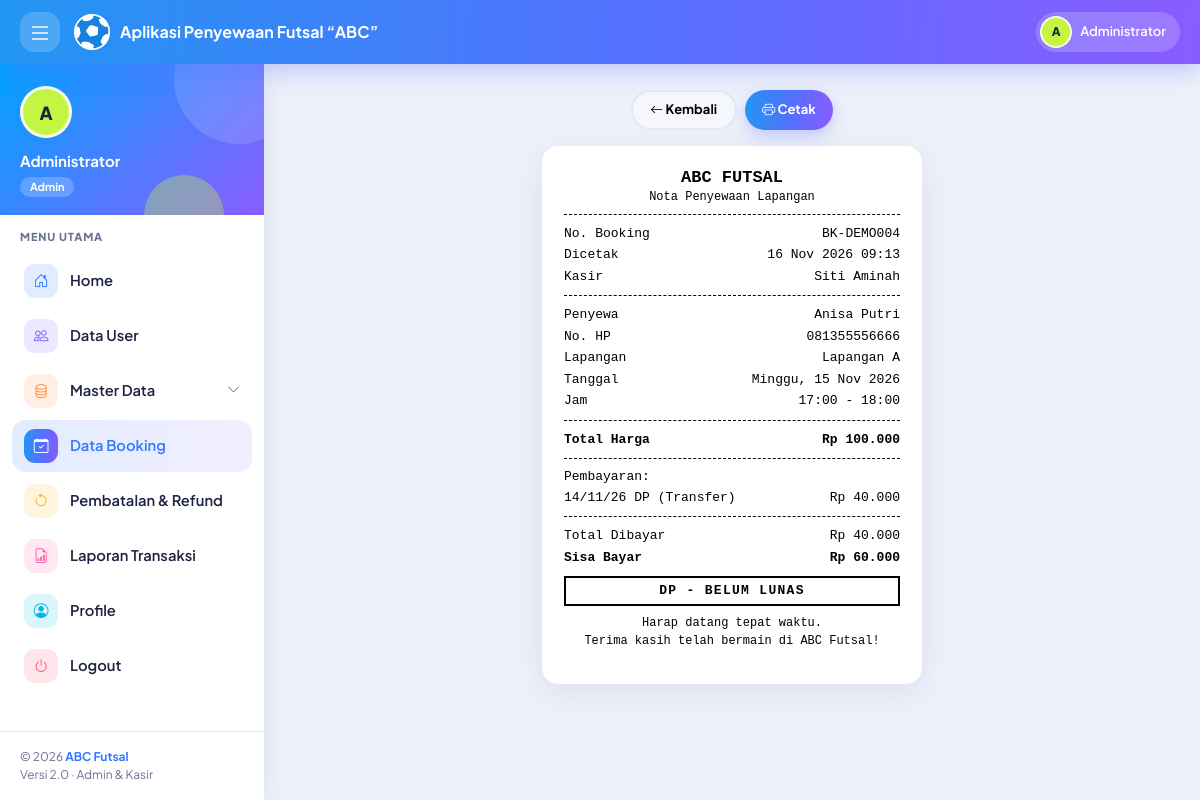
The page /booking/nota.php?id=4 (signed in) on the database its author committed.
### tables this page shows
CREATE TABLE `tb_pengguna` (
  `id_pengguna` int(11) NOT NULL,
  `nama_lengkap` varchar(100) NOT NULL,
  `username` varchar(30) NOT NULL,
  `password` varchar(255) NOT NULL,
  `no_hp` varchar(20) DEFAULT NULL,
  `level` enum('admin','kasir') NOT NULL DEFAULT 'kasir',
  `status` enum('Aktif','Nonaktif') NOT NULL DEFAULT 'Aktif',
  `created_at` timestamp NOT NULL DEFAULT current_timestamp()
);

CREATE TABLE `tb_booking` (
  `id_booking` int(11) NOT NULL,
  `kode_booking` varchar(20) NOT NULL,
  `id_kasir` int(11) NOT NULL,
  `id_lapangan` int(11) NOT NULL,
  `id_waktu` int(11) NOT NULL,
  `tanggal_main` date NOT NULL,
  `nama_penyewa` varchar(100) NOT NULL,
  `no_hp` varchar(20) DEFAULT NULL,
  `sumber` enum('Offline','WhatsApp') NOT NULL DEFAULT 'Offline',
  `total_harga` int(11) NOT NULL DEFAULT 0,
  `jumlah_dibayar` int(11) NOT NULL DEFAULT 0,
  `jumlah_refund` int(11) NOT NULL DEFAULT 0,
  `status_bayar` enum('DP','Lunas') NOT NULL DEFAULT 'DP',
  `status` enum('Booking','Selesai','Cancel') NOT NULL DEFAULT 'Booking',
  `catatan` varchar(255) DEFAULT NULL,
  `created_at` timestamp NOT NULL DEFAULT current_timestamp()
);

CREATE TABLE `tb_lapangan` (
  `id_lapangan` int(11) NOT NULL,
  `nama_lapangan` varchar(50) NOT NULL,
  `jenis_lantai` varchar(30) NOT NULL DEFAULT 'Vinyl',
  `status` enum('Tersedia','Perbaikan') NOT NULL DEFAULT 'Tersedia'
);

CREATE TABLE `tb_waktu` (
  `id_waktu` int(11) NOT NULL,
  `jam_mulai` time NOT NULL,
  `jam_selesai` time NOT NULL,
  `keterangan` varchar(50) DEFAULT NULL
);

CREATE TABLE `tb_pembayaran` (
  `id_pembayaran` int(11) NOT NULL,
  `id_booking` int(11) NOT NULL,
  `id_kasir` int(11) NOT NULL,
  `tipe` enum('DP','Pelunasan','Lunas') NOT NULL,
  `jumlah` int(11) NOT NULL,
  `metode` enum('Tunai','Transfer') NOT NULL DEFAULT 'Tunai',
  `tanggal_bayar` datetime NOT NULL DEFAULT current_timestamp()
);

### auth.php (called while the page is built, shortened)
<?php
require_once __DIR__ . '/koneksi.php';
require_once __DIR__ . '/format.php';
$stmt = $pdo->prepare("SELECT id_pengguna, nama_lengkap, username, level, status
                       FROM tb_pengguna WHERE id_pengguna = ?");
$stmt->execute([$_SESSION['user']['id']]);
$u = $stmt->fetch();
$user = [
    'id'       => (int)$u['id_pengguna'],
    'nama'     => $u['nama_lengkap'],
    'username' => $u['username'],
    'level'    => $u['level'],
];

### format.php (called while the page is built, shortened)
<?php
function e($teks)
{
    return htmlspecialchars((string)$teks, ENT_QUOTES, 'UTF-8');
}
function rupiah($angka)
{
    return 'Rp ' . number_format((float)$angka, 0, ',', '.');
}
function jam($waktu)
{
    return substr((string)$waktu, 0, 5);
}
function tgl_indo($tanggal)
{
    $bulan = [1 => 'Jan', 'Feb', 'Mar', 'Apr', 'Mei', 'Jun', 'Jul', 'Agu', 'Sep', 'Okt', 'Nov', 'Des'];
    $t = strtotime($tanggal);
    return date('d', $t) . ' ' . $bulan[(int)date('n', $t)] . ' ' . date('Y', $t);
}
function hari_indo($tanggal)
{
    $hari = ['Minggu', 'Senin', 'Selasa', 'Rabu', 'Kamis', 'Jumat', 'Sabtu'];
    return $hari[(int)date('w', strtotime($tanggal))];
}
function inisial($nama)
{
    $kata = preg_split('/\s+/', trim((string)$nama));
    $hasil = strtoupper(mb_substr($kata[0], 0, 1));
    return $hasil;
}

### booking/nota.php (the view, shortened to what this page needs)
<?php
require_once '../auth.php';
$menu_aktif    = 'booking';
$id = (int)($_GET['id'] ?? 0);
$stmt = $pdo->prepare(
    "SELECT b.*, l.nama_lapangan, w.jam_mulai, w.jam_selesai, k.nama_lengkap AS nama_kasir
     FROM tb_booking b
     JOIN tb_lapangan l ON l.id_lapangan = b.id_lapangan
     JOIN tb_waktu w    ON w.id_waktu = b.id_waktu
     JOIN tb_pengguna k ON k.id_pengguna = b.id_kasir
     WHERE b.id_booking = ?"
);
$stmt->execute([$id]);
$b = $stmt->fetch();
$stmt = $pdo->prepare("SELECT * FROM tb_pembayaran WHERE id_booking = ? ORDER BY tanggal_bayar, id_pembayaran");
$stmt->execute([$id]);
$pembayaran = $stmt->fetchAll();
$sisa = ($b['status'] === 'Cancel') ? 0 : (int)$b['total_harga'] - (int)$b['jumlah_dibayar'];
include '../inc/header.php';
?>
<div class="no-print d-flex justify-content-center gap-2 mb-3">
    <a class="btn btn-light" href="detail.php?id=<?= $id ?>"><i class="bi bi-arrow-left"></i> Kembali</a>
    <button class="btn btn-primary" type="button" onclick="window.print()"><i class="bi bi-printer"></i> Cetak</button>
</div>
<div class="nota-wrap">
    <h3>ABC FUTSAL</h3>
    <div class="sub">Nota Penyewaan Lapangan</div>
    <hr>
    <table>
        <tr>
            <td>No. Booking</td>
            <td><?= e($b['kode_booking']) ?></td>
        </tr>
        <tr>
            <td>Dicetak</td>
            <td><?= e(tgl_indo(date('Y-m-d'))) ?> <?= date('H:i') ?></td>
        </tr>
        <tr>
            <td>Kasir</td>
            <td><?= e($b['nama_kasir']) ?></td>
        </tr>
    </table>
    <hr>
    <table>
        <tr>
            <td>Penyewa</td>
            <td><?= e($b['nama_penyewa']) ?></td>
        </tr>
        <tr>
            <td>No. HP</td>
            <td><?= e($b['no_hp']) ?></td>
        </tr>
        <tr>
            <td>Lapangan</td>
            <td><?= e($b['nama_lapangan']) ?></td>
        </tr>
        <tr>
            <td>Tanggal</td>
            <td><?= e(hari_indo($b['tanggal_main'])) ?>, <?= e(tgl_indo($b['tanggal_main'])) ?></td>
        </tr>
        <tr>
            <td>Jam</td>
            <td><?= e(jam($b['jam_mulai'])) ?> - <?= e(jam($b['jam_selesai'])) ?></td>
        </tr>
    </table>
    <hr>
    <table class="tebal">
        <tr>
            <td>Total Harga</td>
            <td><?= rupiah($b['total_harga']) ?></td>
        </tr>
    </table>
    <hr>
    <div>Pembayaran:</div>
    <table>
        <?php foreach ($pembayaran as $p): ?>
            <tr>
                <td><?= e(date('d/m/y', strtotime($p['tanggal_bayar']))) ?> <?= e($p['tipe']) ?> (<?= e($p['metode']) ?>)</td>
                <td><?= rupiah($p['jumlah']) ?></td>
            </tr>
        <?php endforeach; ?>
    </table>
    <hr>
    <table>
        <tr>
            <td>Total Dibayar</td>
            <td><?= rupiah($b['jumlah_dibayar']) ?></td>
        </tr>
        <tr class="tebal">
            <td>Sisa Bayar</td>
            <td><?= rupiah($sisa) ?></td>
        </tr>
    </table>
    <div class="stempel">
        <?= $b['status'] === 'Cancel' ? 'DIBATALKAN' : ($b['status_bayar'] === 'Lunas' ? 'LUNAS' : 'DP - BELUM LUNAS') ?>
    </div>
    <div class="sub">Harap datang tepat waktu.<br>Terima kasih telah bermain di ABC Futsal!</div>
</div>
<?php include '../inc/footer.php'; ?>

### inc/header.php (shortened to what this page needs)
<!DOCTYPE html>
<html lang="id">
<head>
    <link href="https://cdn.jsdelivr.net/npm/bootstrap@5.3.3/dist/css/bootstrap.min.css" rel="stylesheet">
    <link href="https://cdn.jsdelivr.net/npm/bootstrap-icons@1.11.3/font/bootstrap-icons.min.css" rel="stylesheet">
    <link href="<?= BASE_URL ?>css/style.css" rel="stylesheet">
</head>
<body>
    <nav class="app-nav no-print">
        <button type="button" class="nav-btn side-toggle" aria-label="Menu"><i class="bi bi-list fs-4"></i></button>
        <a class="navbar-brand" href="<?= BASE_URL ?>index.php">
            <img src="<?= BASE_URL ?>images/ball.webp" alt="ABC"><span>Aplikasi Penyewaan Futsal “ABC”</span>
        </a>
        <div class="nav-chip">
            <div class="avatar"><?= e(inisial($user['nama'])) ?></div><span><?= e($user['nama']) ?></span>
        </div>
    </nav>
    <?php include __DIR__ . '/sidebar.php'; ?>
    <main class="app-main">

### inc/sidebar.php (shortened to what this page needs)
<?php
$menu_aktif = $menu_aktif ?? '';
$master_aktif = in_array($menu_aktif, ['lapangan', 'waktu', 'harga', 'pelanggan'], true);
?>
<aside class="app-side no-print">
    <div class="user-info">
        <div class="avatar"><?= e(inisial($user['nama'])) ?></div>
        <div class="nama"><?= e($user['nama']) ?></div>
        <span class="role"><?= e($user['level']) ?></span>
    </div>
    <div class="menu-label">MENU UTAMA</div>
    <ul class="menu">
        <li class="<?= $menu_aktif === 'home' ? 'active' : '' ?>" style="--c:#2f7bff">
            <a class="item" href="<?= BASE_URL ?>index.php"><span class="tile"><i class="bi bi-house-door"></i></span>Home</a>
        </li>
        <?php if ($user['level'] === 'admin'): ?>
            <li class="<?= $menu_aktif === 'pengguna' ? 'active' : '' ?>" style="--c:#7c5cff">
                <a class="item" href="<?= BASE_URL ?>admin/pengguna.php"><span class="tile"><i class="bi bi-people"></i></span>Data User</a>
            </li>
            <li class="<?= $master_aktif ? 'active' : '' ?>" style="--c:#ff8a3d">
                <a class="item" data-bs-toggle="collapse" href="#menuMaster" role="button">
                    <span class="tile"><i class="bi bi-database"></i></span>Master Data
                    <i class="bi bi-chevron-down caret"></i>
                </a>
            </li>
            <li class="<?= $menu_aktif === 'booking' ? 'active' : '' ?>" style="--c:#12b886">
                <a class="item" href="<?= BASE_URL ?>booking/daftar.php"><span class="tile"><i class="bi bi-calendar-check"></i></span>Data Booking</a>
            </li>
            <li class="<?= $menu_aktif === 'pembatalan' ? 'active' : '' ?>" style="--c:#ffb020">
                <a class="item" href="<?= BASE_URL ?>admin/pembatalan.php">
                    <span class="tile"><i class="bi bi-arrow-counterclockwise"></i></span>Pembatalan &amp; Refund
                </a>
            </li>
            <li class="<?= $menu_aktif === 'laporan' ? 'active' : '' ?>" style="--c:#ff5fa8">
                <a class="item" href="<?= BASE_URL ?>admin/laporan.php"><span class="tile"><i class="bi bi-file-earmark-bar-graph"></i></span>Laporan Transaksi</a>
            </li>
        <?php endif; ?>
        <li class="<?= $menu_aktif === 'profile' ? 'active' : '' ?>" style="--c:#00b7e6">
            <a class="item" href="<?= BASE_URL ?>profile.php"><span class="tile"><i class="bi bi-person-circle"></i></span>Profile</a>
        </li>
        <li style="--c:#ff4d6d">
            <a class="item" href="<?= BASE_URL ?>logout.php" data-confirm="Yakin mau logout?"><span class="tile"><i class="bi bi-power"></i></span>Logout</a>
        </li>
    </ul>
    <div class="side-foot">&copy; <?= date('Y') ?> <b>ABC Futsal</b><br>Versi 2.0 &middot; Admin &amp; Kasir</div>
</aside>

### rows shown on the page
tb_pengguna: nama_lengkap "A", nama_lengkap "Administrator", level "Admin"
tb_booking: kode_booking "BK-DEMO004", id_kasir.nama_lengkap "Siti Aminah", nama_penyewa "Anisa Putri", no_hp "081355556666", id_lapangan.nama_lapangan "Lapangan A", tanggal_main "Minggu", tanggal_main "15 Nov 2026", id_waktu.jam_mulai "17:00", id_waktu.jam_selesai "18:00", total_harga "Rp 100.000", jumlah_dibayar "Rp 40.000", rupiah($sisa) "Rp 60.000"
tb_pembayaran: tanggal_bayar "14/11/26", tipe "DP", metode "Transfer", jumlah "Rp 40.000"
